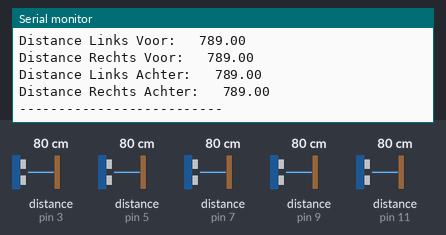
Simulated run of this sketch. Board: Arduino Uno, built with avr-gcc and run on an emulated ATmega328P. Shown: the last lines printed to the serial monitor. Wiring (inferred from the names in the program): 5 × ultrasonic range finder: trigger pin 4, echo pin 3 / trigger pin 6, echo pin 5 / trigger pin 8, echo pin 7 / trigger pin 10, echo pin 9 / trigger pin 12, echo pin 11. The test bench sets the inputs (shaded band); at power-on: distance to the obstacle (sensors on pin 3, pin 5, pin 7, pin 9, pin 11) 80 cm. The echo pulse lasts 58.3 µs per cm.

Above: at 1.2 s.
1.3 s: distance to the obstacle (sensor on pin 3) set to 2 cm
At 2.1 s:
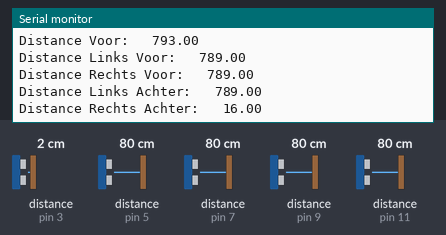
4.3 s: distance to the obstacle (sensor on pin 5) set to 2 cm
At 5.2 s:
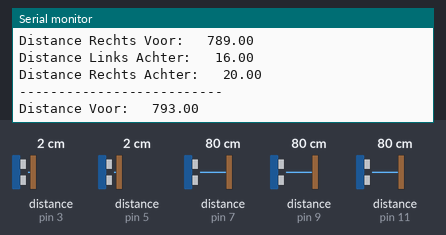
7.3 s: distance to the obstacle (sensor on pin 5) set to 120 cm
At 8.0 s:
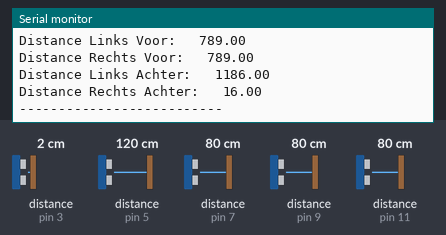
10.3 s: distance to the obstacle (sensor on pin 7) set to 120 cm
At 11.3 s:
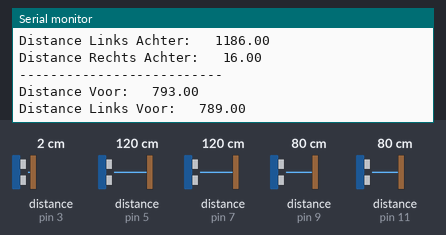
13.3 s: distance to the obstacle (sensor on pin 3) set to 120 cm
At 14.4 s:
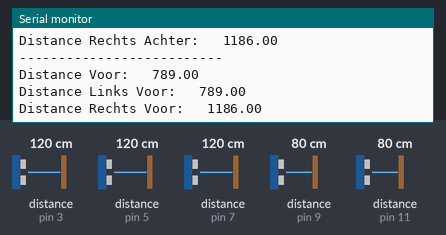
16.3 s: distance to the obstacle (sensor on pin 9) set to 2 cm
At 17.0 s:
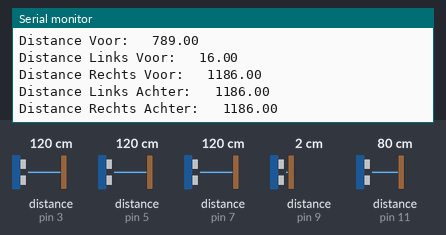
Timing chart, 0 to 18.8 s (numbered marks = the images above; inputs shaded):
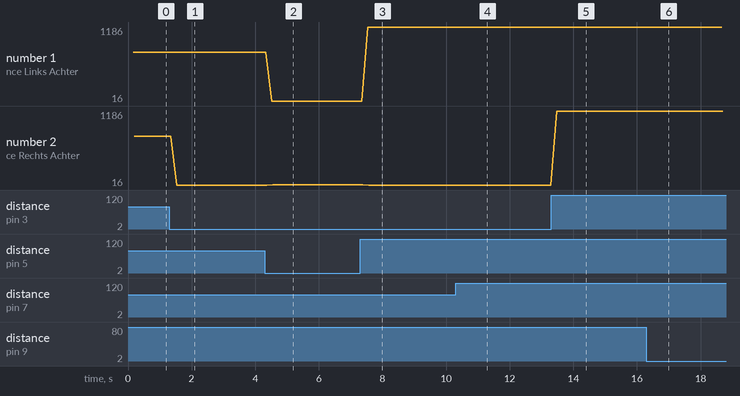

The sketch:

Ultrasoon.ino
```cpp
#define Ultrasoon_Voor_Trigger 12
#define Ultrasoon_Links_Voor_Trigger 10
#define Ultrasoon_Rechts_Voor_Trigger 8
#define Ultrasoon_Links_Achter_Trigger 6
#define Ultrasoon_Rechts_Achter_Trigger 4

#define Ultrasoon_Voor_Echo 11
#define Ultrasoon_Links_Voor_Echo 9
#define Ultrasoon_Rechts_Voor_Echo 7
#define Ultrasoon_Links_Achter_Echo 5
#define Ultrasoon_Rechts_Achter_Echo 3

float Distance = 0;

void setup() {
  Serial.begin(9600);
  Serial.print("Setup---------------------------------");
  pinMode(Ultrasoon_Voor_Trigger, OUTPUT);
  pinMode(Ultrasoon_Voor_Echo, INPUT);
  pinMode(Ultrasoon_Links_Voor_Trigger, OUTPUT);
  pinMode(Ultrasoon_Links_Voor_Echo, INPUT);
  pinMode(Ultrasoon_Rechts_Voor_Trigger, OUTPUT);
  pinMode(Ultrasoon_Rechts_Voor_Echo, INPUT);
  pinMode(Ultrasoon_Links_Achter_Trigger, OUTPUT);
  pinMode(Ultrasoon_Links_Achter_Echo, INPUT);
  pinMode(Ultrasoon_Rechts_Achter_Trigger, OUTPUT);
  pinMode(Ultrasoon_Rechts_Achter_Echo, INPUT);

  digitalWrite(Ultrasoon_Voor_Trigger, LOW);
  digitalWrite(Ultrasoon_Links_Voor_Trigger, LOW);
  digitalWrite(Ultrasoon_Rechts_Voor_Trigger, LOW);
  digitalWrite(Ultrasoon_Links_Achter_Trigger, LOW);
  digitalWrite(Ultrasoon_Rechts_Achter_Trigger, LOW);
}

int Distance_Cal(int trigPin, int echoPin)
{
  float duration;
  float distance;
  digitalWrite(trigPin, HIGH);
  delayMicroseconds(10);
  digitalWrite(trigPin, LOW);
  duration = pulseIn(echoPin, HIGH);
  distance = duration* 0.34/2;
  return distance;
}


void loop() {
Serial.println("--------------------------");

Distance = Distance_Cal(Ultrasoon_Voor_Trigger, Ultrasoon_Voor_Echo);
Serial.print("Distance Voor:   ");
Serial.println(Distance);

Distance = Distance_Cal(Ultrasoon_Links_Voor_Trigger, Ultrasoon_Links_Voor_Echo);
Serial.print("Distance Links Voor:   ");
Serial.println(Distance);

Distance = Distance_Cal(Ultrasoon_Rechts_Voor_Trigger, Ultrasoon_Rechts_Voor_Echo);
Serial.print("Distance Rechts Voor:   ");
Serial.println(Distance);

Distance = Distance_Cal(Ultrasoon_Links_Achter_Trigger, Ultrasoon_Links_Achter_Echo);
Serial.print("Distance Links Achter:   ");
Serial.println(Distance);

Distance = Distance_Cal(Ultrasoon_Rechts_Achter_Trigger, Ultrasoon_Rechts_Achter_Echo);
Serial.print("Distance Rechts Achter:   ");
Serial.println(Distance);


}
```

Measured:
- after the input at 1.3 s, the serial monitor: prints a new line after 0.23 s (image 1)
- after the input at 4.3 s, the serial monitor: prints a new line after 0.22 s (image 2)
- after the input at 7.3 s, the serial monitor: prints a new line after 0.23 s (image 3)
- after the input at 10.3 s, the serial monitor: prints a new line after 0.24 s (image 4)
- after the input at 13.3 s, the serial monitor: prints a new line after 0.18 s (image 5)
- after the input at 16.3 s, the serial monitor: prints a new line after 0.18 s (image 6)
- plotted number 1: 16 → 1186 after the input at 7.3 s
- plotted number 2: 789 → 16 after the input at 1.3 s, 16 → 20 after the input at 4.3 s
